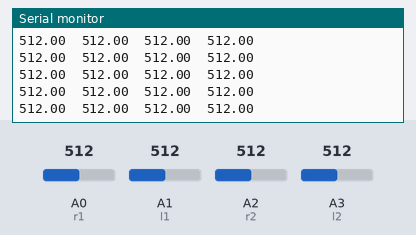
The sketch below on a simulated Arduino Uno, built with avr-gcc and run on an emulated ATmega328P. On the bench: the last lines printed to the serial monitor. The test bench sets the inputs (shaded band); at power-on: A2 (r2) = 512, A1 (l1) = 512, A0 (r1) = 512, A3 (l2) = 512. No radio packets arrive unless stated.

Above: at 1.2 s.
1.3 s: A2 (r2) set to 11
At 1.8 s:
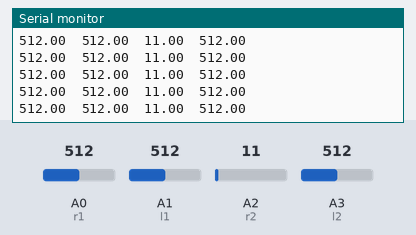
2.8 s: A2 (r2) set to 8
At 3.7 s:
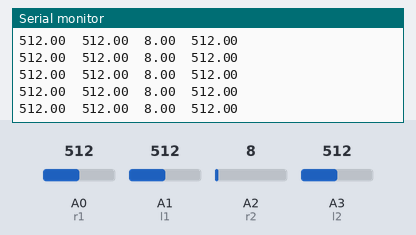
4.3 s: A1 (l1) set to 108
At 5.4 s:
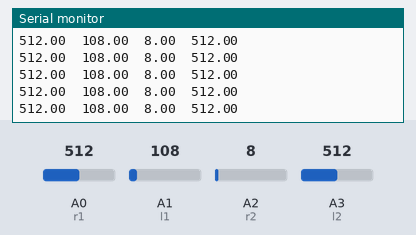
5.8 s: A1 (l1) set to 89
At 6.3 s:
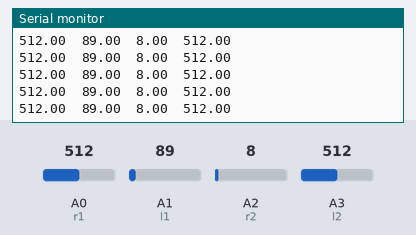
Timing chart, 0 to 8.8 s (numbered marks = the images above; inputs shaded):
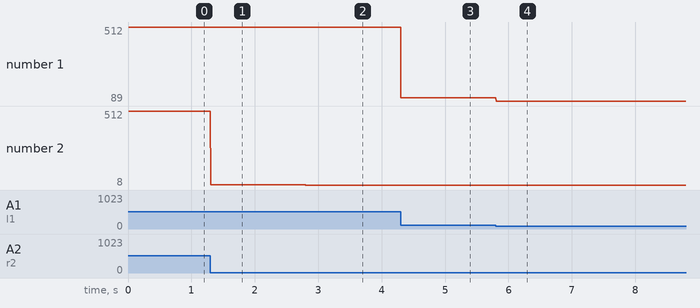

Measured:
- after the input at 1.3 s, the serial monitor: prints a new line at once (image 1)
- after the input at 2.8 s, the serial monitor: prints a new line at once (image 2)
- after the input at 4.3 s, the serial monitor: prints a new line at once (image 3)
- after the input at 5.8 s, the serial monitor: prints a new line at once (image 4)
- plotted number 1: 512 → 108 after the input at 4.3 s, 108 → 89 after the input at 5.8 s
- plotted number 2: 512 → 11 after the input at 1.3 s, 11 → 8 after the input at 2.8 s

The sketch:

nrf_send.ino
```cpp
#include <SPI.h>
#include <nRF24L01.h>
#include <RF24.h>
// SPI 버스에 nRF24L01 라디오를 설정하기 위해 CE, CSN를 선언.
// set nRF24L01 at SPI bus by declare CE, CSN pin
RF24 radio(7,8);
//주소값을 5가지 문자열로 변경할 수 있으며, 송신기와 수신기가 동일한 주소로 해야됨.
// can set address in 5 length char, reciever and transmitter need to have same address
const byte address[6] = "12345";
uint8_t sendBuf[4*8];

int r1 = A0;
int l1 = A1;
int r2 = A2;
int l2 = A3;

void makeSendbuf(float receiveDataPacket[], uint8_t sendBuf[]);
void setup() {
  // put your setup code here, to run once:
  //NRF24L01
  radio.begin();
  radio.openWritingPipe(address); //이전에 설정한 5글자 문자열인 데이터를 보낼 수신의 주소를 설정
  radio.setPALevel(RF24_PA_MIN); //전원공급에 관한 파워레벨을 설정합니다. 모듈 사이가 가까우면 최소로 설정합니다.
  radio.stopListening();  //모듈을 송신기로 설정
  pinMode(r1, INPUT);
  pinMode(l1, INPUT);
  pinMode(r2, INPUT);
  pinMode(l2, INPUT);
  Serial.begin(115200);
}

void loop() {

  //NRF24L01 sending
  float receiveDataPacket[8] = {analogRead(r1),analogRead(l1),analogRead(r2),analogRead(l2),2,1,1,1};//변수 최대 8개 전송가능(아두이노 성능에 따라 가변적)
  //float receiveDataPacket[8] = {1,2,3,4,2,1,1,1};
  makeSendbuf(receiveDataPacket, sendBuf);
  radio.write(&sendBuf, sizeof(sendBuf));

  //arduino 성능에 따라 delay조작
  //delay(100);
  Serial.print(receiveDataPacket[0]);
  Serial.print("\t");
  Serial.print(receiveDataPacket[1]);
  Serial.print("\t");
  Serial.print(receiveDataPacket[2]);
  Serial.print("\t");
  Serial.println(receiveDataPacket[3]);
}
void makeSendbuf(float receiveDataPacket[], uint8_t sendBuf[])
{
  sendBuf[0] = int(receiveDataPacket[0]) & 0xFF;
  sendBuf[1] = (int(receiveDataPacket[0]) >> 8) & 0xFF;
  sendBuf[2] = (int(receiveDataPacket[0]) >> 16) & 0xFF;
  sendBuf[3] = (int(receiveDataPacket[0]) >> 24) & 0xFF;
  sendBuf[4] = int(receiveDataPacket[1]) & 0xFF;
  sendBuf[5] = (int(receiveDataPacket[1]) >> 8) & 0xFF;
  sendBuf[6] = (int(receiveDataPacket[1]) >> 16) & 0xFF;
  sendBuf[7] = (int(receiveDataPacket[1]) >> 24) & 0xFF;
  sendBuf[8] = int(receiveDataPacket[2]) & 0xFF;
  sendBuf[9] = (int(receiveDataPacket[2]) >> 8) & 0xFF;
  sendBuf[10] = (int(receiveDataPacket[2]) >> 16) & 0xFF;
  sendBuf[11] = (int(receiveDataPacket[2]) >> 24) & 0xFF;
  sendBuf[12] = int(receiveDataPacket[3]) & 0xFF;
  sendBuf[13] = (int(receiveDataPacket[3]) >> 8) & 0xFF;
  sendBuf[14] = (int(receiveDataPacket[3]) >> 16) & 0xFF;
  sendBuf[15] = (int(receiveDataPacket[3]) >> 24) & 0xFF;
  sendBuf[16] = int(receiveDataPacket[4]) & 0xFF;
  sendBuf[17] = (int(receiveDataPacket[4]) >> 8) & 0xFF;
  sendBuf[18] = (int(receiveDataPacket[4]) >> 16) & 0xFF;
  sendBuf[19] = (int(receiveDataPacket[4]) >> 24) & 0xFF;
  sendBuf[20] = int(receiveDataPacket[5]) & 0xFF;
  sendBuf[21] = (int(receiveDataPacket[5]) >> 8) & 0xFF;
  sendBuf[22] = (int(receiveDataPacket[5]) >> 16) & 0xFF;
  sendBuf[23] = (int(receiveDataPacket[5]) >> 24) & 0xFF;
  sendBuf[24] = int(receiveDataPacket[6]) & 0xFF;
  sendBuf[25] = (int(receiveDataPacket[6]) >> 8) & 0xFF;
  sendBuf[26] = (int(receiveDataPacket[6]) >> 16) & 0xFF;
  sendBuf[27] = (int(receiveDataPacket[6]) >> 24) & 0xFF;
  sendBuf[28] = int(receiveDataPacket[7]) & 0xFF;
  sendBuf[29] = (int(receiveDataPacket[7]) >> 8) & 0xFF;
  sendBuf[30] = (int(receiveDataPacket[7]) >> 16) & 0xFF;
  sendBuf[31] = (int(receiveDataPacket[7]) >> 24) & 0xFF;
}
```
